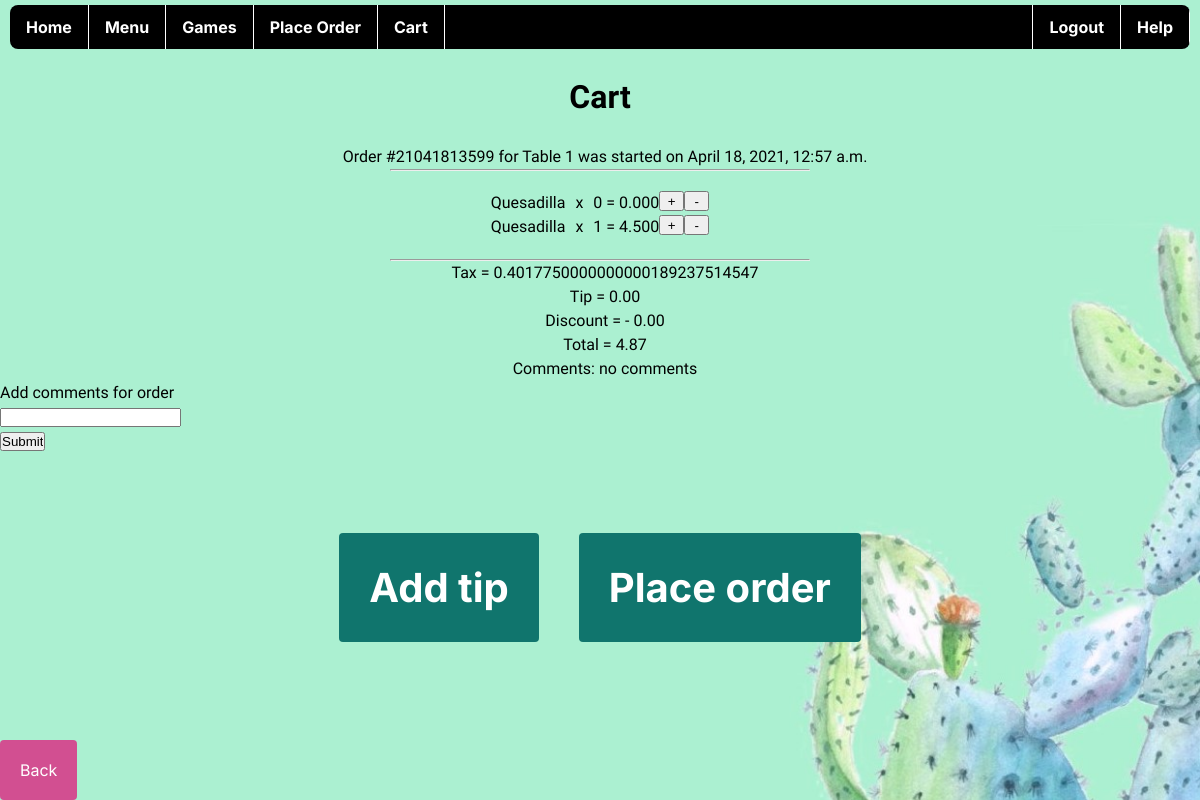
The page /cart/ (signed in) on the database as committed earlier.
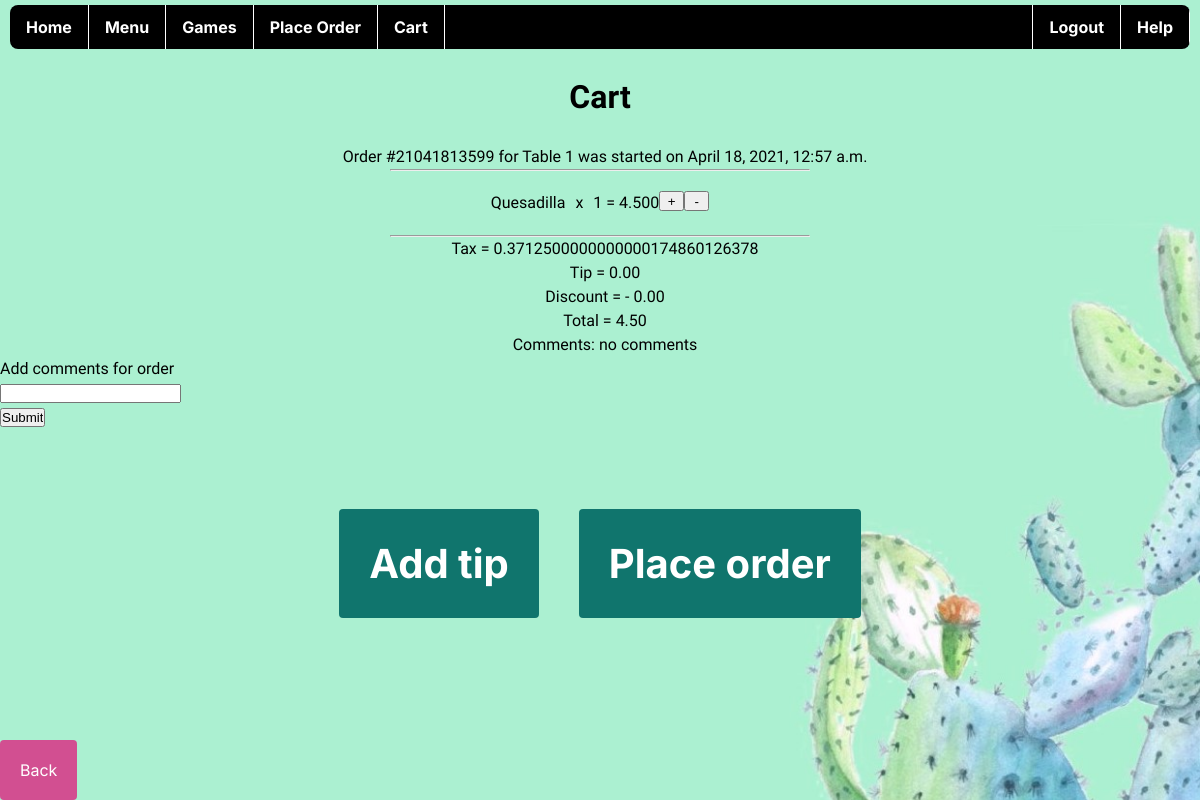
The same page on the database as committed later.
### orders/models.py (models this page shows, shortened)
class orderItem(models.Model):
    Item = models.ForeignKey(Item, on_delete=models.SET_NULL, null=True)
    quantity = models.IntegerField(null=False,default=0)
    owner = models.ForeignKey(Customer, on_delete=models.SET_NULL, null=True)
    cost = models.DecimalField(max_digits=7,decimal_places=3, default=10.0)
    is_ordered = models.BooleanField(default=False)
    order_id = models.CharField(max_length=50, null=False, default='abc')
    free = models.BooleanField(default=False)
    """
        Overview: function that sets how an object is referenced by default
        Returns: two items - a string (object's name) and an integer(quantiy of objects)
    """
    """
        Overview: function that sets how an gets the cost of an order item based on its quantity in the order
        Returns: a decimal
    """

class order(models.Model):
    owner = models.ForeignKey(Customer, on_delete=models.SET_NULL, null=True)
    is_ordered = models.BooleanField(default=False)
    tip = models.DecimalField(max_digits=7,decimal_places=2, default=0.0)
    free_kids_meal =  models.IntegerField( null=False, default=0)
    delivered = models.BooleanField(default=False)
    items = models.ManyToManyField(orderItem)
    cost = models.DecimalField(max_digits=7,decimal_places=2, default=0.00)
    table_num = models.IntegerField( null=False, default=0)
    time = models.DateTimeField(auto_now_add=True, null=False)
    comments = models.CharField(max_length=300, null=True, default='no comments')
    total_items = models.IntegerField(default=1)
    order_id = models.CharField(max_length=50, null=False, default='abc')
    status = models.CharField(max_length=50, default="ss")
    tax = models.DecimalField(max_digits=6,decimal_places=2, default=8.25)
    free_dessert = models.BooleanField(default=False)
    free_dessert_hold = models.BooleanField(default=True)
    free_dessert_cost = models.DecimalField(max_digits=7,decimal_places=2, default=0.0)
    free_dessert_tries = models.IntegerField( null=False, default=0)
    """
        Overview: function that returns all the items in cart
    """
    """
        Overview: function that gets total cost of order
        Returns: a decimal
    """
    """
        Overview: function that adds order tip to cost
        Returns: a decimal
    """
    """
        Overview: function that gets the tax on order
        Returns: a decimal
    """
    def get_tax(self):
        tax1 = float(decimal.Decimal(self.tax)/decimal.Decimal(100))
        return self.cost * decimal.Decimal(tax1)
    """
        Overview: function that sets how an object is referenced by default

    """

### menu/models.py (models this page shows, shortened)
class Item(models.Model):   #creates an item for all menu items
    name = models.CharField(default='abc', null=False, max_length=32)
    price = models.DecimalField(decimal_places=2, max_digits=4, default=5.00)
    description = models.CharField(default='abc', null=False, max_length=200)
    image = models.ImageField(null=True, blank=False,upload_to='images/')
    calory_info = models.IntegerField(default=50)
    cat = models.ForeignKey(category, on_delete=models.SET_NULL, null=True)

### orders/views.py (the view)
# urls.py: path('cart/',cart, name="cart"),
@login_required
def cart(request):
    rn = datetime.datetime.now()  #check time cart is accessed
    carts_customer = get_object_or_404(Customer, user=request.user)
    user_order_count=order.objects.filter(owner=carts_customer, is_ordered=False).count()
    if user_order_count<=0:
        customer_order = order.objects.create(owner=carts_customer, is_ordered=False)
    else:
        customer_order = order.objects.filter(owner=carts_customer, is_ordered=False).first()
    customer_order_items = customer_order.items.all()
    context = {}
    freebie = 0 #store number of entrees
    taxx = customer_order.get_tax() #placeholder for json object attribute
    for order_item in customer_order_items: #search for all adult entrees in order and take count
        if order_item.Item.cat.name == 'Entrees':
            freebie+=1
    freebies = [] #list to store range of number of kids meals to select from
    for i in range(freebie+1):
        freebies.append(i)
    if rn.hour in range(16,24) and rn.weekday()==6:
        print(rn.hour)
        context = {'items':customer_order_items,'order':customer_order,'tax':taxx, 'freebies':freebies, 'max':freebie}
        return render(request,'sunday_4pm_cart_page.html', context)
    else:
         context = {'items':customer_order_items,'order':customer_order,'tax':taxx}
         return render(request,'cart_page.html', context)

### templates/orders/cart_page.html (shortened to what this page needs)
{% extends 'base2.html' %}
{% block content %}
    <br>
    <h1 style="text-align:center;">Cart</h1>
    <br>
    <div>
        <p style="margin-left: 10px; text-align:center;">Order #{{order.order_id}} for Table {{order.table_num}} was started on {{order.time}}</p>
        <hr style="width:35%;margin:auto; margin-bottom: 20px;">
        {% for item in items %}
        <div style="display: flex; justify-content: center;">
            <p style="text-align: center;">{{item.Item.name}}</p>
            <p style="margin-left: 10px;"> x</p>
            <p style="margin-left: 10px;">{{item.quantity}} = {{item.cost}}</p>
            <button style="width: 25px; height: 20px;" id="inct" onclick="increase({{item.Item.pk}})"> + </button>
            <button style="width: 25px; height: 20px;" id="inct" onclick="decrease({{item.Item.pk}})"> - </button>
        </div>
        {%endfor%}
        <hr style="width:35%;margin:auto; margin-top:20px">
        <p style="margin-left: 10px; text-align:center;">Tax = {{tax}}</p>
        <p style="margin-left: 10px; text-align:center;">Tip = {{order.tip}}</p>
        <p style="margin-left: 10px; text-align:center;">Discount = - {{order.free_dessert_cost}}</p>
        <p style="margin-left: 10px; text-align:center;">Total = {{order.cost}}</p>
        <p style="margin-left: 10px; text-align:center;">Comments:  {{order.comments}}</p>
    </div>
<form action="{% url 'comments' %}" method="post">
    <label>Add comments for order</label><br>
    <input name="submit"><br>
    <input type="submit" value="Submit" >
  </form>
     <div class="main-buttons">
        <button class="button"><a href='{% url 'choose-tip' %}'>Add tip</a></button>
        <button class="button"><a href='{% url 'finish-pay' %}'>Place order</a></button>
    </div>
        <button class="back-button"><a href="{% url 'menu_home' %}">Back</a></button>
</body>
{% endblock %}

Rows that differ between the two databases and show on the page:
removed orderItem: Item.name "Quesadilla", quantity "0", cost "0.000"
changed order "no comments": cost "4.87" → "4.50"
Other text that changed with them:
{{ tax }}: "0.4017750000000000189237514547" → "0.3712500000000000174860126378"
